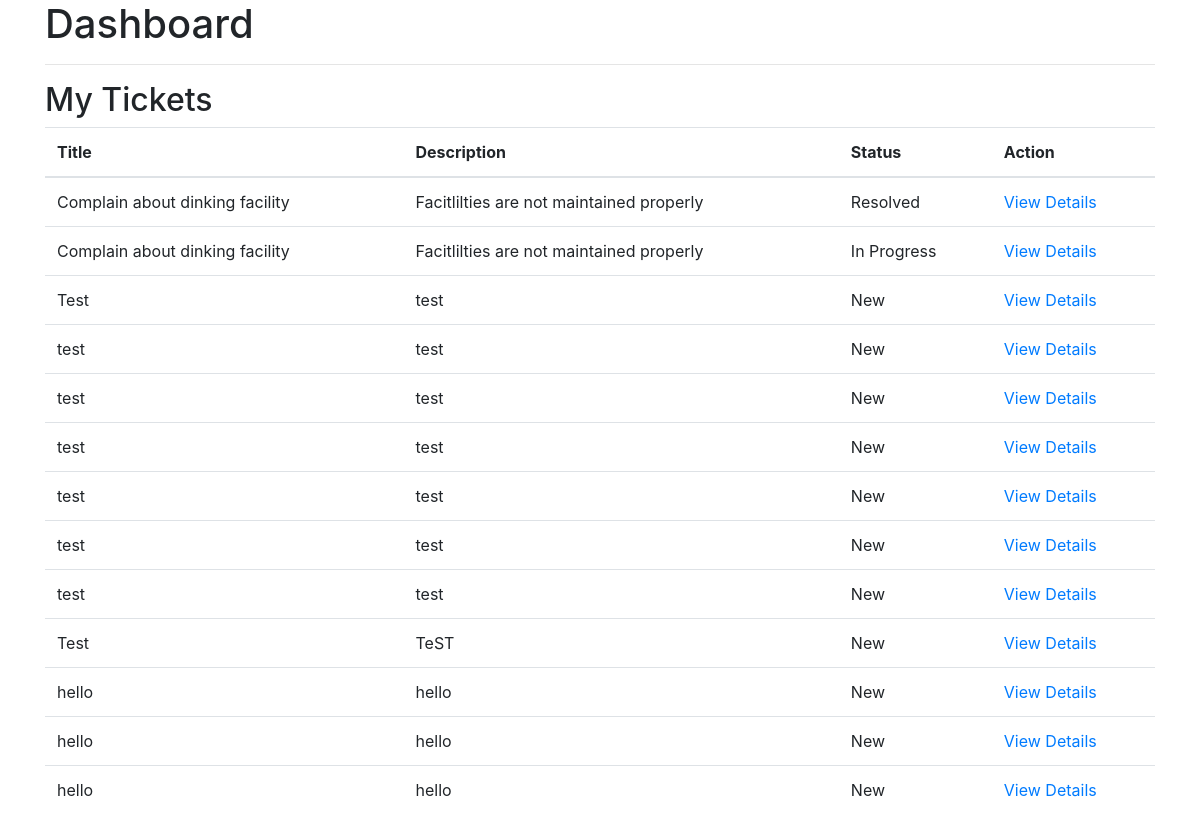
Screenshot of /tickets/dashboard (signed in) with the database file from the repository.
### app/models.py (models this page shows)
class Ticket(db.Model):
    id = db.Column(db.Integer, primary_key=True)
    title = db.Column(db.String(100), nullable=False)
    description = db.Column(db.Text, nullable=False)
    status = db.Column(db.String(20), default='New')  # Consider using an enum
    creator_id = db.Column(db.Integer, db.ForeignKey('user.id'), nullable=False)
    creator = db.relationship('User', backref='tickets')

### app/tickets.py (the view)
@tickets.route('/dashboard', methods=['GET'])
@login_required
def dashboard():
    if not current_user.is_hr:
        flash('You do not have access to this page.')
        return redirect(url_for('main.index'))
    tickets = Ticket.query.all()
    return render_template('dashboard.html', tickets=tickets)

### app/__init__.py (called while the page is built)
@login_manager.user_loader
def load_user(user_id):
    return User.query.get(int(user_id))

### app/templates/dashboard.html (shortened to what this page needs)
<!DOCTYPE html>
<html lang="en">
<head>
    <link rel="stylesheet" href="https://stackpath.bootstrapcdn.com/bootstrap/4.5.2/css/bootstrap.min.css">
</head>
<body>
    <div class="container">
        <h1>Dashboard</h1>
        <hr>
        <h2>My Tickets</h2>
        {% if tickets %}
            <table class="table">
                <thead>
                    <tr>
                        <th>Title</th>
                        <th>Description</th>
                        <th>Status</th>
                        <th>Action</th>
                    </tr>
                </thead>
                <tbody>
                    {% for ticket in tickets %}
                        <tr>
                            <td>{{ ticket.title }}</td>
                            <td>{{ ticket.description }}</td>
                            <td>{{ ticket.status }}</td>
                            <td><a href="{{ url_for('view_ticket', ticket_id=ticket.id) }}">View Details</a></td>
                        </tr>
                    {% endfor %}
                </tbody>
            </table>
        {% else %}
            <p>No tickets found.</p>
        {% endif %}
    </div>
</body>
</html>

### rows the page displays
Ticket: title "Complain about dinking facility", description "Facitlilties are not maintained properly", status "Resolved"
Ticket: title "Complain about dinking facility", description "Facitlilties are not maintained properly", status "In Progress"
Ticket: title "Test", description "test", status "New"
Ticket: title "test", description "test", status "New"
Ticket: title "test", description "test", status "New"
Ticket: title "test", description "test", status "New"
Ticket: title "test", description "test", status "New"
Ticket: title "test", description "test", status "New"
Ticket: title "test", description "test", status "New"
Ticket: title "Test", description "TeST", status "New"
Ticket: title "hello", description "hello", status "New"
Ticket: title "hello", description "hello", status "New"
Ticket: title "hello", description "hello", status "New"
